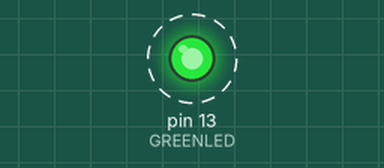
This program was run on a simulated Arduino Uno, built with avr-gcc and run on an emulated ATmega328P. Shown: output pins drawn as LEDs (lit = HIGH). Dashed ring = blinking. What the program prints to the serial monitor is not drawn.

Above: at 0.5 s.
Timing chart, 0 to 4.6 s (numbered marks = the images above):
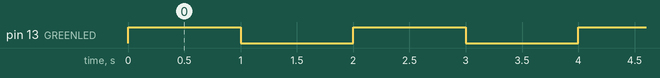

The program:

main.cpp
```cpp
#include <Arduino.h>
# define BAUDRATE 9600
# define GREENLED 13

// put function declarations here:
void showLED (int pin, int delayPeriod, bool ledStatus);

void setup() {
  // put your setup code here, to run once:
  Serial.begin(BAUDRATE);
  pinMode(GREENLED, OUTPUT);
  Serial.println("Start");
}

void loop() {
  // put your main code here, to run repeatedly:
  showLED (GREENLED, 1000, HIGH);
  showLED (GREENLED, 1000, LOW);
}

// put function definitions here:
void showLED (int pin, int delayPeriod, bool ledStatus) {
  if (ledStatus){
    Serial.println("The green led is on");
    digitalWrite(pin, HIGH);
  }
  else{
    Serial.println("The green led is off");
    digitalWrite(pin, LOW);
  }
  delay(delayPeriod);
}
```

Measured:
- by itself, pin 13 (GREENLED): alternates HIGH for 1.0 s and LOW for 1.0 s
